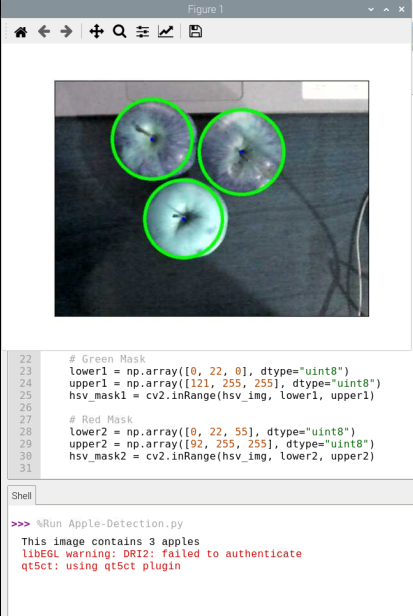
#> input picture güncel1.png, 413 x 616 px, given in place of the camera
$ python Apple-Detection.py
#> lines starting #> are read from the running program, lines starting #| are printed output that depends on the picture; after the words box and inside, x2 and y2 are one past the last pixel; in counts of white or black regions, pixels touching at a corner belong together
import cv2
import numpy as np
import time

# Tracking

def nothing(x):
    pass

# Green Apples
'''cv2.namedWindow("Tracking")
cv2.createTrackbar("LH", "Tracking", 0, 255, nothing)
cv2.createTrackbar("LS", "Tracking", 22, 255, nothing)
cv2.createTrackbar("LV", "Tracking", 0, 255, nothing)
cv2.createTrackbar("UH", "Tracking", 92, 255, nothing)
cv2.createTrackbar("US", "Tracking", 255, 255, nothing)
cv2.createTrackbar("UV", "Tracking", 255, 255, nothing)'''
import cv2
import numpy as np
import matplotlib.pyplot as plt
import time
import os

os.system('sudo modprobe bcm2835-v4l2')
cap = cv2.VideoCapture(0)
cap.set(3, 480) #sirka videa

cap.set(4, 320) #vyska videa
cap.read() #adjustace svetla

while(True):
    ret, frame = cap.read()
#> frame is the input picture: shape (616, 413, 3); mean B, G, R 197.6, 198.3, 192.7

    #cv2.imshow('frame',frame)

   # apples = cv2.imread('frame')


    #apples = cv2.imread('Pictures/'+str(x)+'.png')
    hsv_img = cv2.cvtColor(frame, cv2.COLOR_BGR2HSV)
#> hsv_img: shape (616, 413, 3); mean H, S, V 33.6, 23.3, 201.3

    # Green Mask
    lower1 = np.array([0, 22, 0], dtype="uint8")
    upper1 = np.array([121, 255, 255], dtype="uint8")
    hsv_mask1 = cv2.inRange(hsv_img, lower1, upper1)
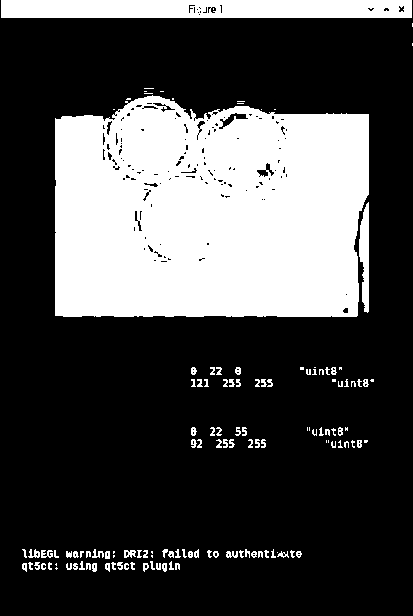
#> hsv_mask1: shape (616, 413); 28.8% white; 133 white regions (39 under 20 px), largest, box (x1, y1, x2, y2) and area: (55, 95, 369, 317) 62205, (1, 0, 412, 18) 7276, (359, 202, 369, 313) 779

    # Red Mask
    lower2 = np.array([0, 22, 55], dtype="uint8")
    upper2 = np.array([92, 255, 255], dtype="uint8")
    hsv_mask2 = cv2.inRange(hsv_img, lower2, upper2)
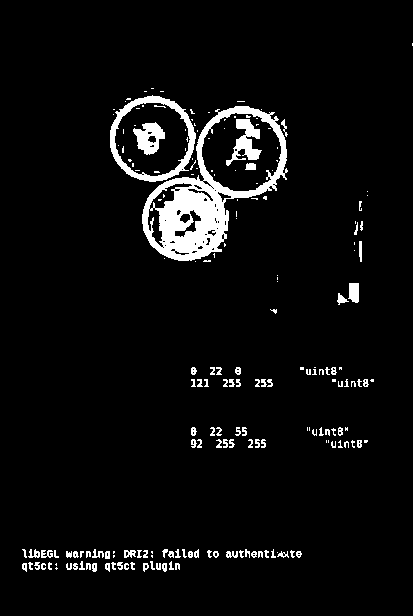
#> hsv_mask2: shape (616, 413); 5.2% white; 197 white regions (94 under 20 px), largest, box (x1, y1, x2, y2) and area: (142, 106, 288, 261) 6481, (110, 95, 196, 182) 1556, (226, 119, 262, 166) 719

    # Invert mask 2 colours
    hsv_mask2 = cv2.bitwise_not(hsv_mask2)
    # Combine Green + Red Mask
    combineMask = hsv_mask1 + hsv_mask2
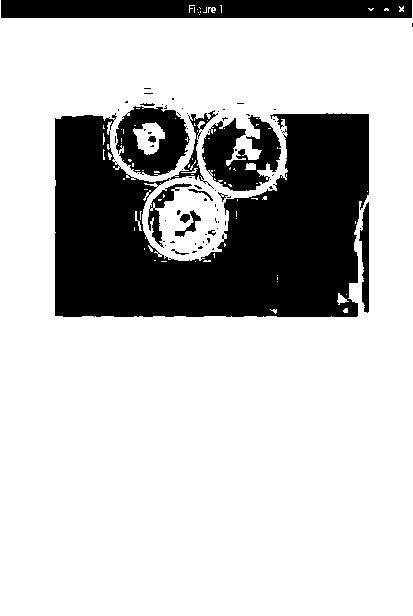
#> combineMask: shape (616, 413); values 254 (black) and 255 (white), 76.4% white; 72 black regions (58 under 20 px), largest, box (x1, y1, x2, y2) and area: (55, 110, 369, 317) 44203, (1, 0, 412, 18) 7276, (202, 115, 281, 191) 3501
    result = cv2.bitwise_and(frame, frame, mask=combineMask)
    img = cv2.cvtColor(result, cv2.COLOR_HSV2BGR)
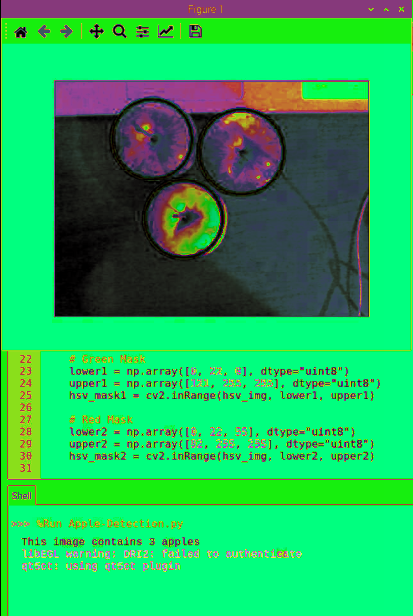
#> img: shape (616, 413, 3); mean B, G, R 91.3, 181.8, 33.2

    # Filter apply
    gray = cv2.cvtColor(img, cv2.COLOR_BGR2GRAY)
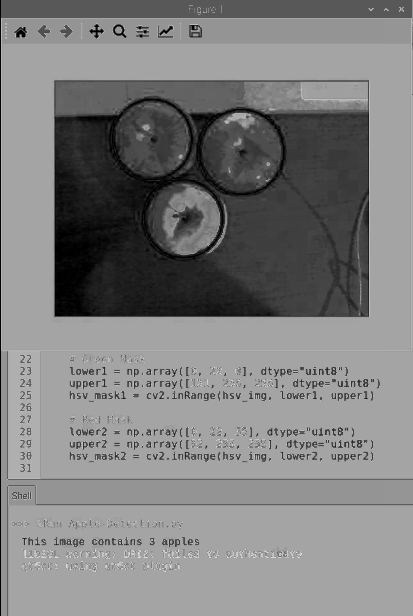
#> gray: shape (616, 413); min 0, max 223, mean 127
    gblur = cv2.GaussianBlur(gray,(5,5),0)
    blur = cv2.medianBlur(gblur, 5)
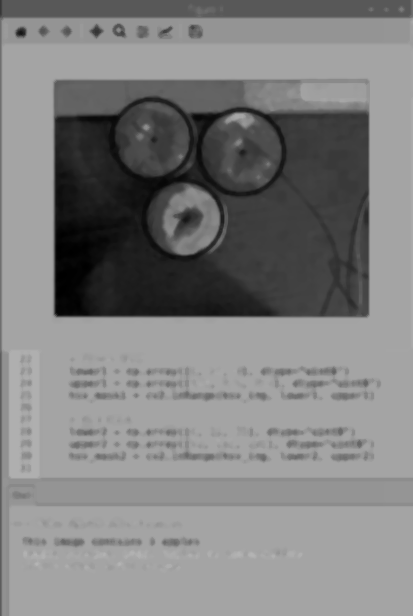
#> blur: shape (616, 413); min 0, max 180, mean 127.5


    # Circle detecting
    circles = cv2.HoughCircles(blur, cv2.HOUGH_GRADIENT,1,120,param1=30,param2=25,minRadius=72, maxRadius=96)
#> circles = None
#> (the run stopped early here; a loop or call above may not have finished)

$ run again, on güncel2.png
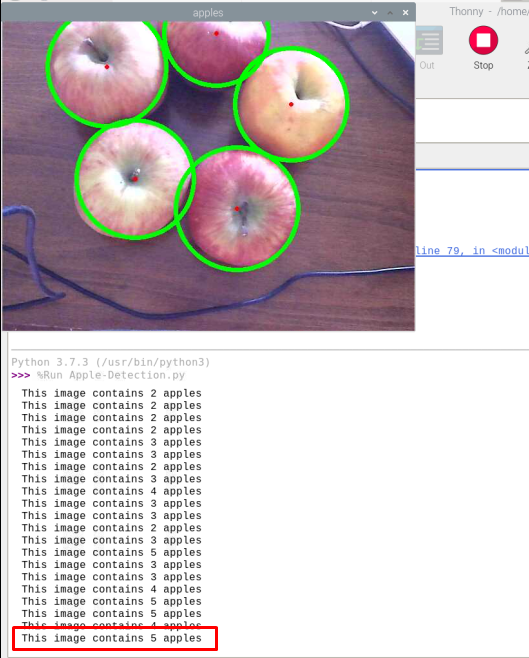
#> input picture güncel2.png, 529 x 658 px, given in place of the camera
#> frame is the input picture: shape (658, 529, 3); mean B, G, R 196.8, 194.9, 203.3
#> hsv_img: shape (658, 529, 3); mean H, S, V 52.8, 31.9, 209.6
#> `hsv_mask1 = cv2.inRange(hsv_img, lower1, upper1)`:
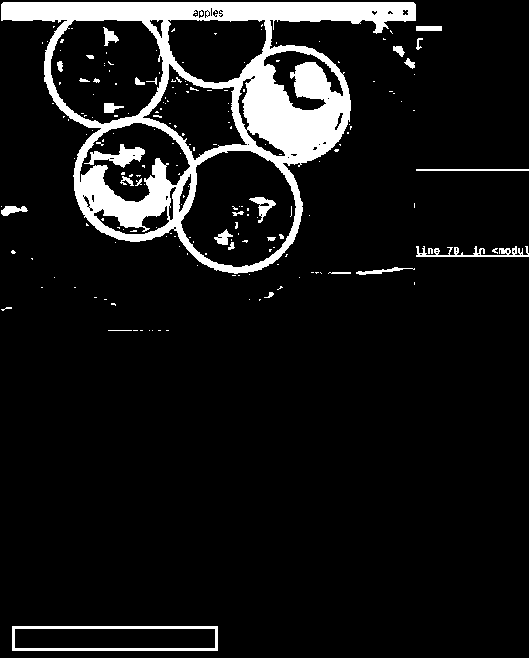
#> hsv_mask1: shape (658, 529); 9.4% white; 190 white regions (160 under 20 px), largest, box (x1, y1, x2, y2) and area: (1, 2, 416, 274) 27443, (12, 626, 218, 651) 1350, (84, 144, 145, 168) 595
#> combineMask: shape (658, 529); values 254 (black) and 255 (white), 97.2% white; 163 black regions (148 under 20 px), largest, box (x1, y1, x2, y2) and area: (1, 2, 416, 34) 7770, (416, 246, 529, 257) 534, (416, 169, 529, 171) 226
#> `circles = cv2.HoughCircles(blur, cv2.HOUGH_GRADIENT,1,120,param1=30,pa..`: circles = [[106.5, 549.5, 86.6], [155.5, 158.5, 88.8]]
#> `circles = np.uint16(np.around(circles))`: circles = [[106, 550, 87], [156, 158, 89]]
#> the loop `for i in circles[0,:]:` made 2 passes
#> after the loop `for i in circles[0,:]:`:
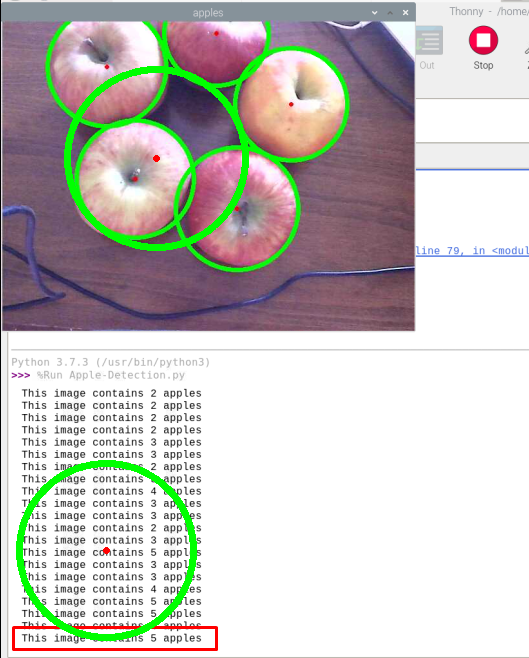
#> frame: shape (658, 529, 3); 2.26% of pixels changed, all inside (x1, y1, x2, y2) = (16, 66, 249, 641)
#> after the loop `for i in circles[0,:]:`: count = 2
#| This image contains 2 apples
